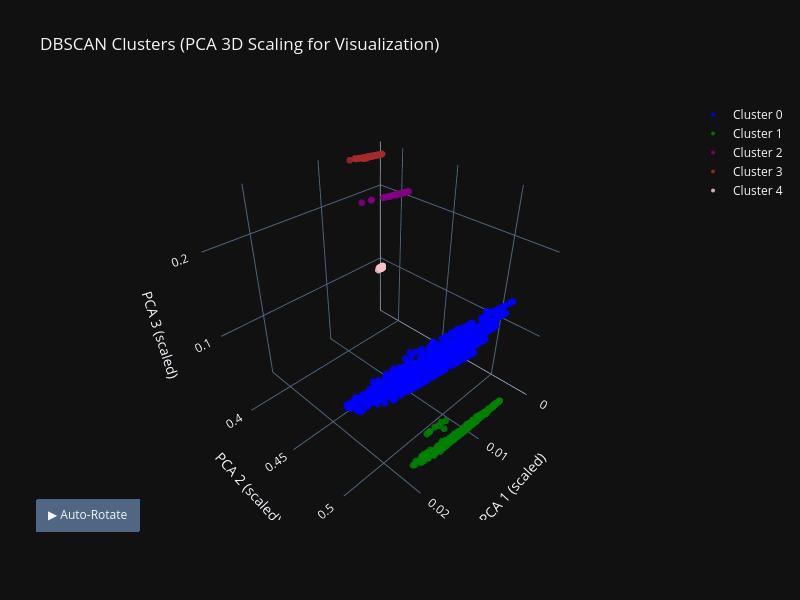

Notebook code cell kept with this figure:
### Markdown cell above
## 4.7 Animated 3D Visualization of Level 1 Clusters

To better inspect the spatial structure of Level 1 clusters, we generate an animated
3D PCA plot. Noise points are excluded to highlight only meaningful clusters.

### Code cell
fig = go.Figure()
colors = ['red', 'blue', 'green', 'purple', 'brown',
          'pink', 'gray', 'cyan', 'magenta']

for i, cluster in enumerate(unique_clusters):

    
    # ⛔ Jump noise
    if cluster == -1:
        continue
    
    cluster_mask = clusters == cluster
    label = f"Cluster {cluster}" if cluster != -1 else "Noise"

    fig.add_trace(go.Scatter3d(
        x=X_pca_vis[cluster_mask, 0],
        y=X_pca_vis[cluster_mask, 1],
        z=X_pca_vis[cluster_mask, 2],
        mode='markers',
        marker=dict(
            size=4,
            color=colors[i % len(colors)],
            opacity=0.85
        ),
        name=label
    ))

# ==========================
# 4) Layout
# ==========================
fig.update_layout(
    title="DBSCAN Clusters (PCA 3D Scaling for Visualization)",
    scene=dict(
        xaxis_title='PCA 1 (scaled)',
        yaxis_title='PCA 2 (scaled)',
        zaxis_title='PCA 3 (scaled)'
    ),
    width=800,
    height=600
)


def rotate_camera(angle):
    return dict(
        eye=dict(
            x=2*np.cos(angle),
            y=2*np.sin(angle),
            z=0.5
        )
    )

frames = []
angles = np.linspace(0, 2*np.pi, 120)  # 120 steps for 360°

for angle in angles:
    frames.append(
        go.Frame(layout=dict(scene_camera=rotate_camera(angle)))
    )

fig.frames = frames

fig.update_layout(
    updatemenus=[
        dict(
            type="buttons",
            showactive=False,
            buttons=[
                dict(
                    label="▶ Auto-Rotate",
                    method="animate",
                    args=[
                        None,
                        dict(frame=dict(duration=50, redraw=True),
                             fromcurrent=True,
                             transition=dict(duration=0))
                    ]
                )
            ],
            x=0.1,
            y=0.05
        )
    ]
)
# ==========================
# 5) Show figure
# ============
fig.show()

### Figure 1 — Plotly figure (JSON) as saved in the notebook; plotly's stock layout.template omitted (floating-point values rounded to 4 significant figures; data arrays with more than 128 entries replaced by an {"elided": "..."} marker saying what was removed)
{"data": [{"marker": {"color": "blue", "opacity": 0.85, "size": 4}, "mode": "markers", "name": "Cluster 0", "x": {"elided": "10322 float values"}, "y": {"elided": "10322 float values"}, "z": {"elided": "10322 float values"}, "type": "scatter3d"}, {"marker": {"color": "green", "opacity": 0.85, "size": 4}, "mode": "markers", "name": "Cluster 1", "x": {"elided": "5126 float values"}, "y": {"elided": "5126 float values"}, "z": {"elided": "5126 float values"}, "type": "scatter3d"}, {"marker": {"color": "purple", "opacity": 0.85, "size": 4}, "mode": "markers", "name": "Cluster 2", "x": {"elided": "716 float values"}, "y": {"elided": "716 float values"}, "z": {"elided": "716 float values"}, "type": "scatter3d"}, {"marker": {"color": "brown", "opacity": 0.85, "size": 4}, "mode": "markers", "name": "Cluster 3", "x": {"elided": "384 float values"}, "y": {"elided": "384 float values"}, "z": {"elided": "384 float values"}, "type": "scatter3d"}, {"marker": {"color": "pink", "opacity": 0.85, "size": 4}, "mode": "markers", "name": "Cluster 4", "x": {"elided": "386 float values"}, "y": {"elided": "386 float values"}, "z": {"elided": "386 float values"}, "type": "scatter3d"}], "layout": {"title": {"text": "DBSCAN Clusters (PCA 3D Scaling for Visualization)"}, "scene": {"xaxis": {"title": {"text": "PCA 1 (scaled)"}}, "yaxis": {"title": {"text": "PCA 2 (scaled)"}}, "zaxis": {"title": {"text": "PCA 3 (scaled)"}}}, "width": 800, "height": 600, "updatemenus": [{"buttons": [{"args": [null, {"frame": {"duration": 50, "redraw": true}, "fromcurrent": true, "transition": {"duration": 0}}], "label": "▶ Auto-Rotate", "method": "animate"}], "showactive": false, "type": "buttons", "x": 0.1, "y": 0.05}]}}
